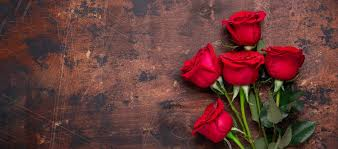
#> input picture Chapter-3/Resources/rose.jpeg, 338 x 149 px, found by its file name
$ python 'Resizing_&&_Croping_img.py'
#> lines starting #> are read from the running program, lines starting #| are printed output that depends on the picture
import cv2 as cv
path = "Chapter-3/Resources/rose.jpeg"
img = cv.imread(path)
#> img is the input picture: shape (149, 338, 3); mean B, G, R 56.8, 59.6, 102.6

def Resized_image():
    width,height = 800,500
    img_resize = cv.resize(img,(width,height))
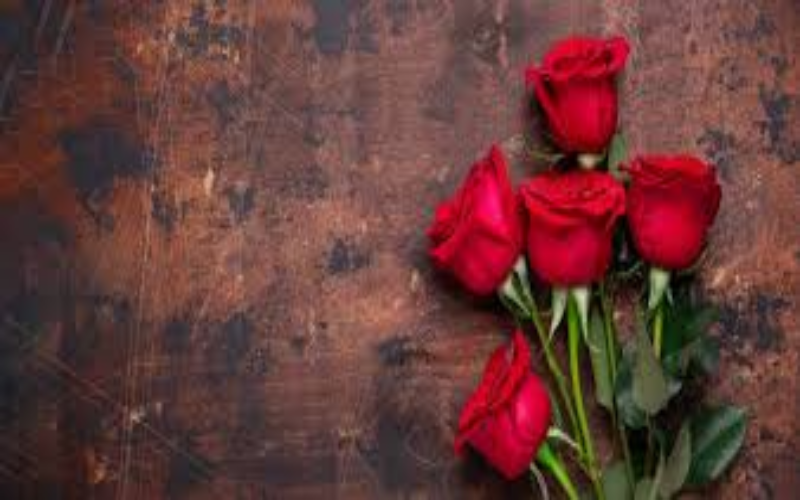
#> img_resize: shape (500, 800, 3); mean B, G, R 56.7, 59.5, 102.5
    print(img_resize.shape)
#| (500, 800, 3)
    cv.imshow("Resized_Lenna_img_",img_resize)

def Cropped_image():
    img_cropped = img[0:600,100:500]  # img[h,w]
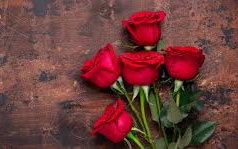
#> img_cropped: shape (149, 238, 3); mean B, G, R 59.1, 61.6, 110.6
    cv.imshow("Cropped_image",img_cropped)

Resized_image()
Cropped_image()
cv.waitKey(0)
